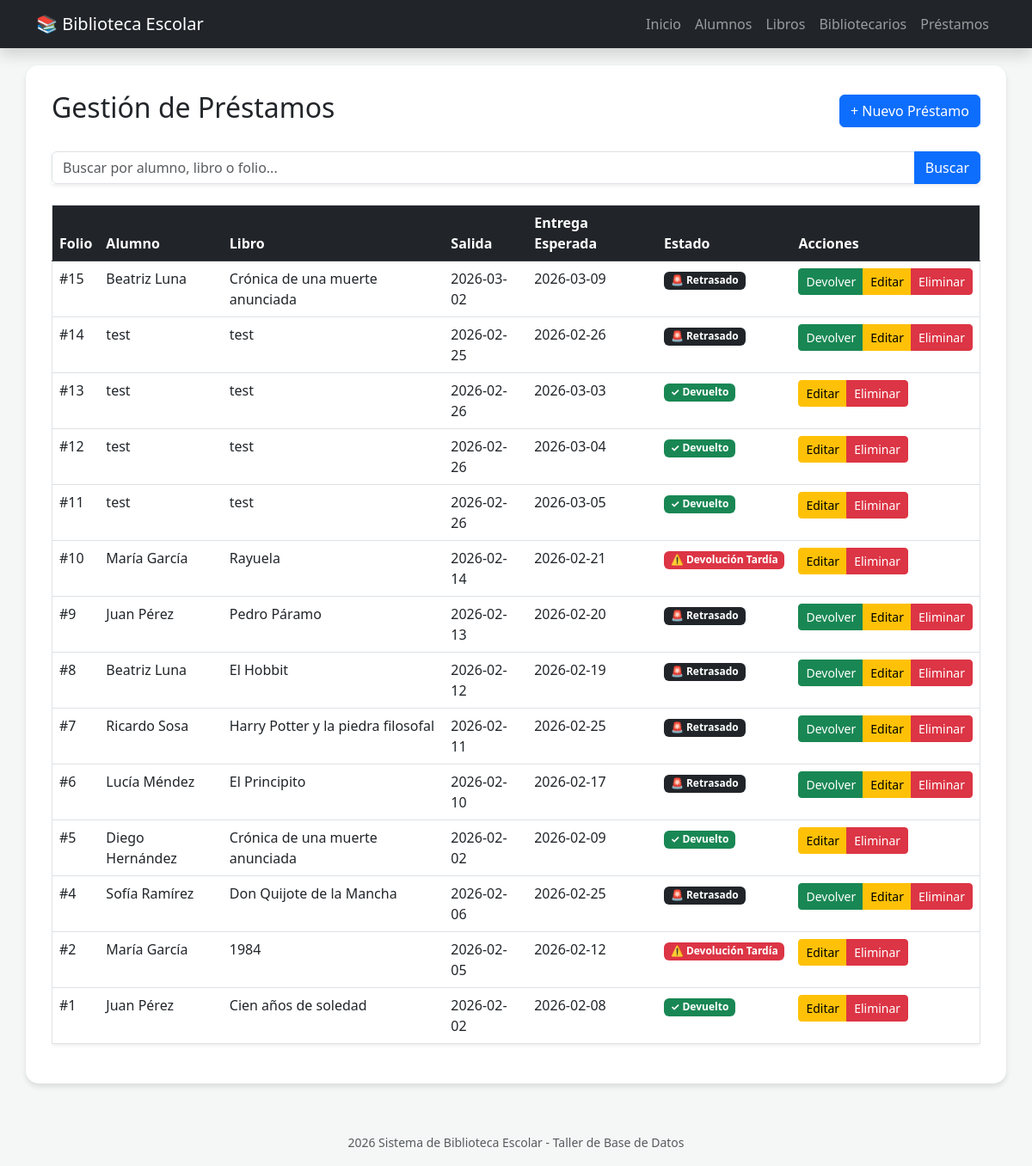
Page /biblioteca/prestamos.php on the committed database.
### tables this page shows
CREATE TABLE `prestamo` (
  `id_prestamo` int(11) NOT NULL,
  `id_alumno` int(11) NOT NULL,
  `id_libro` int(11) NOT NULL,
  `id_bibliotecario` int(11) NOT NULL,
  `fecha_salida` date NOT NULL,
  `fecha_entrega_esperada` date NOT NULL,
  `fecha_devolucion_real` date DEFAULT NULL
);

CREATE TABLE `alumno` (
  `id_alumno` int(11) NOT NULL,
  `nombre` varchar(100) NOT NULL,
  `grado_grupo` varchar(20) DEFAULT NULL,
  `email` varchar(100) NOT NULL
);

CREATE TABLE `libro` (
  `id_libro` int(11) NOT NULL,
  `titulo` varchar(150) NOT NULL,
  `autor` varchar(100) DEFAULT NULL,
  `isbn` varchar(20) DEFAULT NULL,
  `estado` enum('disponible','prestado') DEFAULT 'disponible'
);

### biblioteca/prestamos.php (the view, shortened to what this page needs)
<?php
include 'config.php';
include 'header.php';
$busqueda = $_GET['search'] ?? '';
?>
<div class="d-flex justify-content-between align-items-center mb-4">
    <h2>Gestión de Préstamos</h2>
    <a href="prestamos_form.php" class="btn btn-primary">+ Nuevo Préstamo</a>
</div>
<form method="GET" class="mb-4">
    <div class="input-group shadow-sm">
        <input type="text" name="search" class="form-control" placeholder="Buscar por alumno, libro o folio..." value="<?php echo htmlspecialchars($busqueda); ?>">
        <button class="btn btn-primary" type="submit">Buscar</button>
    </div>
</form>
<div class="table-responsive">
    <table class="table table-hover border shadow-sm">
        <thead class="table-dark">
            <tr>
                <th>Folio</th>
                <th>Alumno</th>
                <th>Libro</th>
                <th>Salida</th>
                <th>Entrega Esperada</th>
                <th>Estado</th>
                <th>Acciones</th>
            </tr>
        </thead>
        <tbody>
            <?php
            $sql = "SELECT p.*, a.nombre as alumno, l.titulo as libro
                    FROM prestamo p
                    JOIN alumno a ON p.id_alumno = a.id_alumno
                    JOIN libro l ON p.id_libro = l.id_libro
                    WHERE a.nombre LIKE :v OR l.titulo LIKE :v OR p.id_prestamo LIKE :v
                    ORDER BY p.id_prestamo DESC";
            $stmt = $pdo->prepare($sql);
            $stmt->execute(['v' => "%$busqueda%"]);
            while ($row = $stmt->fetch()):
                $esperada = $row['fecha_entrega_esperada'];
                $real = $row['fecha_devolucion_real'];
                $es_tarde = ($real && $real > $esperada);
                $pendiente_retrasado = (!$real && date('Y-m-d') > $esperada);
            ?>
                <tr>
                    <td>#<?php echo $row['id_prestamo']; ?></td>
                    <td><?php echo $row['alumno']; ?></td>
                    <td><?php echo $row['libro']; ?></td>
                    <td><?php echo $row['fecha_salida']; ?></td>
                    <td><?php echo $esperada; ?></td>
                    <td>
                        <?php if ($es_tarde): ?>
                            <span class="badge bg-danger">⚠️ Devolución Tardía</span>
                        <?php elseif ($pendiente_retrasado): ?>
                            <span class="badge bg-dark">🚨 Retrasado</span>
                        <?php elseif ($real): ?>
                            <span class="badge bg-success">✓ Devuelto</span>
                        <?php else: ?>
                            <span class="badge bg-info text-dark">En curso</span>
                        <?php endif; ?>
                    </td>
                    <td>
                        <div class="btn-group">
                            <?php if (!$real): ?>
                                <a href="prestamos.php?return=<?php echo $row['id_prestamo']; ?>&libro=<?php echo $row['id_libro']; ?>"
                                   class="btn btn-sm btn-success" title="Marcar Devolución">Devolver</a>
                            <?php endif; ?>
                            <a href="prestamos_form.php?id=<?php echo $row['id_prestamo']; ?>"
                               class="btn btn-sm btn-warning" title="Editar">Editar</a>
                            <a href="prestamos.php?delete_id=<?php echo $row['id_prestamo']; ?>&id_libro=<?php echo $row['id_libro']; ?>"
                               class="btn btn-sm btn-danger"
                               onclick="return confirm('¿Estás seguro de eliminar este préstamo? Si el libro no ha sido devuelto, se marcará como disponible automáticamente.')"
                               title="Eliminar">Eliminar</a>
                        </div>
                    </td>
                </tr>
            <?php endwhile; ?>
        </tbody>
    </table>
</div>
<?php include 'footer.php'; ?>

### biblioteca/header.php (style rules this page uses)
body { background-color: #f4f7f6; }

### rows in the picture
prestamo: id_prestamo "15", id_alumno.nombre "Beatriz Luna", id_libro.titulo "Crónica de una muerte anunciada", fecha_salida "2026-03-02", fecha_entrega_esperada "2026-03-09", shows "🚨 Retrasado"
prestamo: id_prestamo "14", id_alumno.nombre "test", id_libro.titulo "test", fecha_salida "2026-02-25", fecha_entrega_esperada "2026-02-26", shows "🚨 Retrasado"
prestamo: id_prestamo "13", id_alumno.nombre "test", id_libro.titulo "test", fecha_salida "2026-02-26", fecha_entrega_esperada "2026-03-03", fecha_devolucion_real "✓ Devuelto"
prestamo: id_prestamo "12", id_alumno.nombre "test", id_libro.titulo "test", fecha_salida "2026-02-26", fecha_entrega_esperada "2026-03-04", fecha_devolucion_real "✓ Devuelto"
prestamo: id_prestamo "11", id_alumno.nombre "test", id_libro.titulo "test", fecha_salida "2026-02-26", fecha_entrega_esperada "2026-03-05", fecha_devolucion_real "✓ Devuelto"
prestamo: id_prestamo "10", id_alumno.nombre "María García", id_libro.titulo "Rayuela", fecha_salida "2026-02-14", fecha_entrega_esperada "2026-02-21", fecha_devolucion_real "⚠️ Devolución Tardía"
prestamo: id_prestamo "9", id_alumno.nombre "Juan Pérez", id_libro.titulo "Pedro Páramo", fecha_salida "2026-02-13", fecha_entrega_esperada "2026-02-20", shows "🚨 Retrasado"
prestamo: id_prestamo "8", id_alumno.nombre "Beatriz Luna", id_libro.titulo "El Hobbit", fecha_salida "2026-02-12", fecha_entrega_esperada "2026-02-19", shows "🚨 Retrasado"
prestamo: id_prestamo "7", id_alumno.nombre "Ricardo Sosa", id_libro.titulo "Harry Potter y la piedra filosofal", fecha_salida "2026-02-11", fecha_entrega_esperada "2026-02-25", shows "🚨 Retrasado"
prestamo: id_prestamo "6", id_alumno.nombre "Lucía Méndez", id_libro.titulo "El Principito", fecha_salida "2026-02-10", fecha_entrega_esperada "2026-02-17", shows "🚨 Retrasado"
prestamo: id_prestamo "5", id_alumno.nombre "Diego Hernández", id_libro.titulo "Crónica de una muerte anunciada", fecha_salida "2026-02-02", fecha_entrega_esperada "2026-02-09", fecha_devolucion_real "✓ Devuelto"
prestamo: id_prestamo "4", id_alumno.nombre "Sofía Ramírez", id_libro.titulo "Don Quijote de la Mancha", fecha_salida "2026-02-06", fecha_entrega_esperada "2026-02-25", shows "🚨 Retrasado"
prestamo: id_prestamo "2", id_alumno.nombre "María García", id_libro.titulo "1984", fecha_salida "2026-02-05", fecha_entrega_esperada "2026-02-12", fecha_devolucion_real "⚠️ Devolución Tardía"
prestamo: id_prestamo "1", id_alumno.nombre "Juan Pérez", id_libro.titulo "Cien años de soledad", fecha_salida "2026-02-02", fecha_entrega_esperada "2026-02-08", fecha_devolucion_real "✓ Devuelto"
